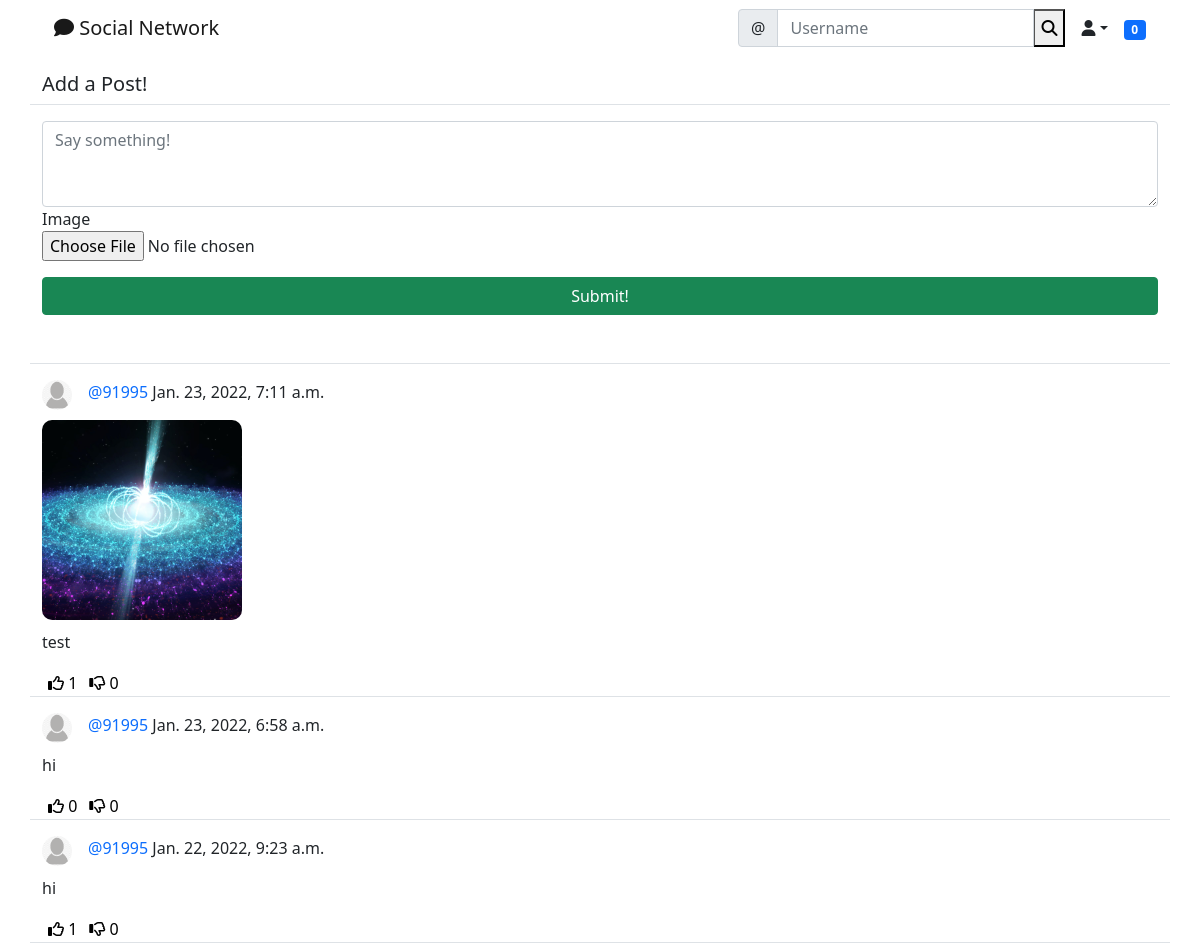
The app's page /social/ (signed in) with its own data.
### social/models.py (models this page shows)
class Post(models.Model):
    body = models.TextField()
    image = models.ImageField(
        upload_to="uploads/post_photos", null=True, blank=True)
    created_on = models.DateTimeField(default=timezone.now)
    author = models.ForeignKey(User, on_delete=models.CASCADE)
    likes = models.ManyToManyField(User, blank=True, related_name='likes')
    dislikes = models.ManyToManyField(
        User, blank=True, related_name='dislikes')

class UserProfile(models.Model):
    user = models.OneToOneField(User, primary_key=True, verbose_name='user',
                                related_name='profile', on_delete=models.CASCADE)
    name = models.CharField(max_length=30, blank=True, null=True)
    bio = models.TextField(max_length=500, blank=True, null=True)
    birth_date = models.DateField(blank=True, null=True)
    location = models.CharField(max_length=100, blank=True, null=True)
    picture = models.ImageField(upload_to='uploads/profile_pictures',
                                default='uploads/profile_pictures/default.png', blank=True)
    followers = models.ManyToManyField(
        User, blank=True, related_name='followers')

### social/views.py (the view, shortened to what this page needs)
# urls.py: path('', PostListView.as_view(), name='post_list'),
class PostListView(LoginRequiredMixin, View):
    def get(self, request, *args, **kwargs):
        logged_in_user = request.user
        posts = Post.objects.filter(
            author__profile__followers__in=[logged_in_user.id]
        ).order_by('-created_on')
        form = PostForm()
        profile = UserProfile.objects.all().order_by('-followers')
        context = {'post_list': posts,
                   'form': form,
                   'profiles': profile
                   }
        return render(request, 'social/post_list.html', context)

### social/forms.py
class PostForm(forms.ModelForm):
    body = forms.CharField(
        label='',
        widget=forms.Textarea(attrs={
            'rows': 3,
            'placeholder': 'Say something!'
        })
    )
    image = forms.ImageField(required=False)
    class Meta:
        model = Post
        fields = ['body', 'image']

### landing/templatetags/custom_tags.py (called while the page is built)
@register.inclusion_tag('social/show_notifications.html', takes_context=True)
def show_notifications(context):
    request_user = context['request'].user
    notifications = Notification.objects.filter(
        to_user=request_user).exclude(user_has_seen=True).order_by('-date')
    return {'notifications': notifications}

### social/templates/social/post_list.html (shortened to what this page needs)
{% extends "landing/base.html" %}
{% load crispy_forms_tags %}
{% block content %}
<div class="container">
  <div class="row justify-content-center mt-3">
    <div class="col md-5 col-sm-12 border-bottom">
      <h5>Add a Post!</h5>
    </div>
  </div>
</div>
<div class="container">
  <div class="row justify-content-center mt-3">
    <div class="col md-5 col-sm-12 border-bottom">
      <form method="POST" enctype="multipart/form-data">
        {{ form|crispy }}
        <div class="d-grid gap-2">
          <button  class="btn btn-success mt-3 mb-5">Submit!</button>
        </div>
      </form>
    </div>
  </div>
</div>
{% if post_list %}
{% for post in  post_list%}
  <div class="container">
    <div class="row justify-content-center mt-3">
      <div class="col md-5 col-sm-12 border-bottom">
        <div class="">
            <a href="{% url 'profile' post.author.profile.pk%}">
            <img src="{{post.author.profile.picture.url}}" alt="" class="rounded-circle" style="float: left; margin-right: 1rem" height="30" width="30">
            <p style="padding-top: 0.5 rem;">
              <a href="{% url 'profile' post.author.profile.pk%}" style="text-decoration: none" class="text-primary"> @{{post.author}} </a> {{post.created_on}}
            </p>
            </a>
        </div>
        <div class="position-relative">
          {% if post.image %}
          <img src="{{post.image.url}}" class="post-image" />
          {% endif %}
          <p>{{post.body}}</p>
        </div>
        <div class="d-flex flex-row">
          <form class="" action="{% url 'like' post.pk%}" method="post">
            <button type="submit" style="background-color: transparent; border: none; box-shadow: none;"> <i class="far fa-thumbs-up"></i>  <span>{{post.likes.all.count}}</span> </button>
          </form>
          <form class="" action="{% url 'dislike' post.pk%}" method="post">
            <button type="submit" style="background-color: transparent; border: none; box-shadow: none;"> <i class="far fa-thumbs-down"></i>  <span>{{post.dislikes.all.count}}</span> </button>
          </form>
        </div>
      </div>
    </div>
  </div>
{% endfor %}
{% endif %}
{% endblock %}

### landing/templates/landing/base.html (style rules this page uses)
.post-image { max-width: 100%; max-height: 200px; border-radius: 10px; margin-bottom: 10px; }
:root { --send-bg: #0B93F6; --send-color: white; --receive-bg: #E5E5EA; --receive-text: black; --page-background: white; }

### records on screen
Post: author.profile.picture (placeholder picture), author "91995", created_on "Jan. 23, 2022, 7:11 a.m.", image (picture), body "test", likes.all.count "1", dislikes.all.count "0"
Post: author.profile.picture (placeholder picture), author "91995", created_on "Jan. 23, 2022, 6:58 a.m.", body "hi", likes.all.count "0", dislikes.all.count "0"
Post: author.profile.picture (placeholder picture), author "91995", created_on "Jan. 22, 2022, 9:23 a.m.", body "hi", likes.all.count "1", dislikes.all.count "0"

### other values on screen
{{ notifications.count }} "0"
